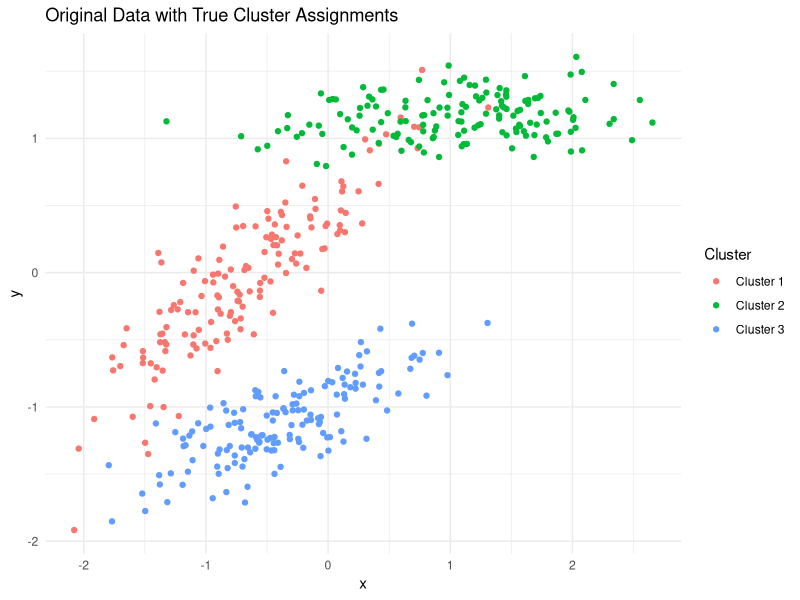
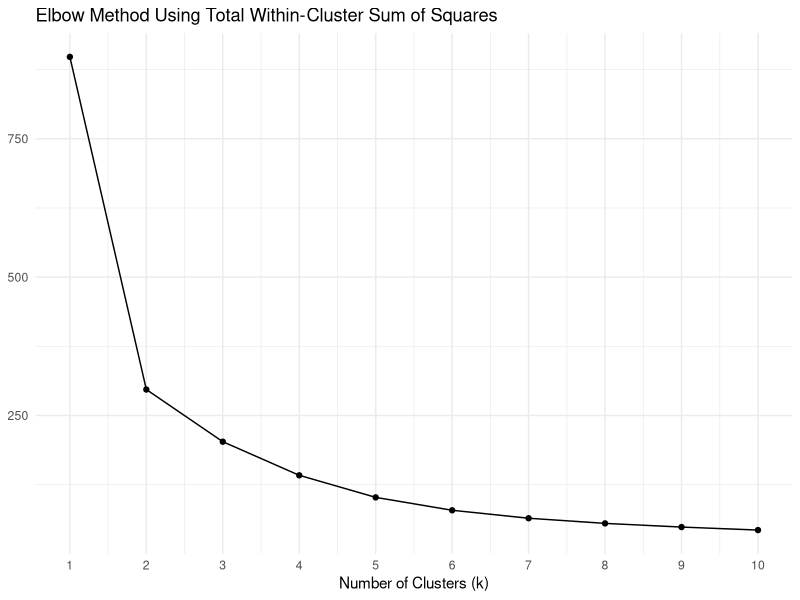
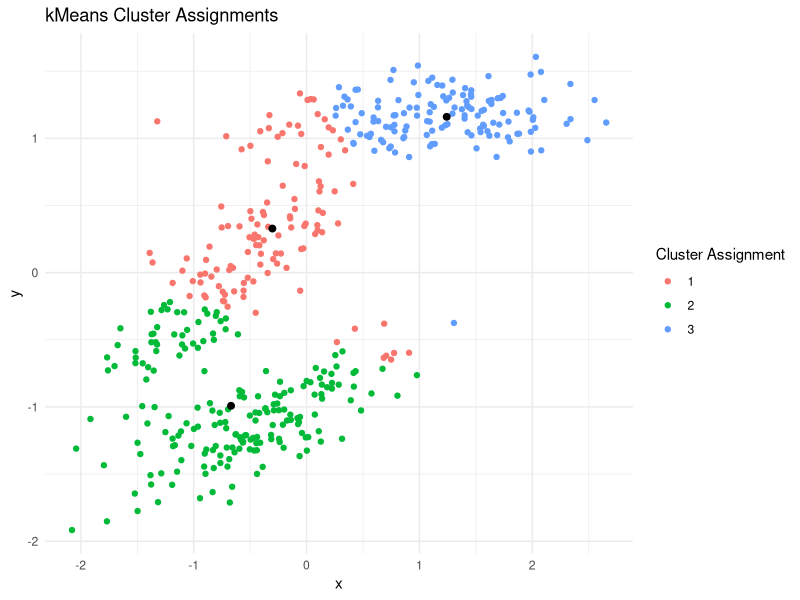

Write R code to recreate these figures, in order. (Note: this script raises an error after producing the figures.)
## ---- chunk 1
# library and seed
library(MASS)
library(tidyverse)
set.seed(590)

# number of observations per cluster
n <- 150

# generate points from mvnorm disb'n
sigma1 <- matrix(c(4, 3,
                   3, 3), nrow = 2)
cluster1 <- mvrnorm(n, 
                    mu = c(0, 0), 
                    Sigma = sigma1)

# generate points from mvnorm disb'n
sigma2 <- matrix(c(6, 0,
                   0, 0.25), nrow = 2)
cluster2 <- mvrnorm(n, 
                    mu = c(6, 4), 
                    Sigma = sigma2)

# generate points from mvnorm disb'n
sigma3 <- matrix(c(4, 1.5,
                   1.5, 1), nrow = 2)
cluster3 <- mvrnorm(n, mu = c(1, -3.5), 
                    Sigma = sigma3)

# join points to create data frame
df <- data.frame(
  x = c(cluster1[,1], cluster2[,1], cluster3[,1]),
  y = c(cluster1[,2], cluster2[,2], cluster3[,2]),
  cluster = factor(rep(c("Cluster 1", "Cluster 2", "Cluster 3"),
                       each = n)))

# scaling
df_scaled <- df
df_scaled[,c(1,2)] <- scale(df_scaled[,c(1,2)])

# plot data
ggplot(df_scaled, aes(x = x, y = y, color = cluster)) +
  geom_point() +
  theme_minimal() +
  labs(title = "Original Data with True Cluster Assignments",
       color = "Cluster")
## ---- chunk 2
# grab x and y cols from data frame
X <- as.matrix(df_scaled[, c("x", "y")])

# get wcss
wcss <- sapply(1:10, function(k) {
  kmeans(X, centers = k, nstart = 25)$tot.withinss})

# create data frame of wcss
elbow_df <- data.frame(
  k = 1:10,
  wcss = wcss)

# plot elbow method
elbow_df |>
  ggplot(aes(x = k, y = wcss)) +
  geom_point() +
  geom_line() +
  theme_minimal() +
  labs(title = "Elbow Method Using Total Within-Cluster Sum of Squares",
       x = "Number of Clusters (k)",
       y = NULL) +
  scale_x_continuous(breaks = 1:10)
## ---- chunk 3
# load datasets
nsdata <- read_csv(here::here("nsdata_updated.csv"))
nsdata1 <- read_csv(here::here("nsdata1_updated.csv"))

# num_subsamples = 100, subsample_prop = 0.8
nsdata

# num_subsamples = 100, subsample_prop = 0.9
nsdata1
## ---- chunk 4
# kmeans
km <- kmeans(df_scaled[,c(1,2)], centers = 3, nstart = 1)

# plot
ggplot(df_scaled) +
  geom_point(aes(x = x, 
                 y = y, 
                 color = factor(km$cluster))) +
  geom_point(data = data.frame(km$centers), aes(x = x, y = y), size = 2) +
  theme_minimal() +
  labs(title = "kMeans Cluster Assignments",
       color = "Cluster Assignment")
## ---- chunk 5
# data
df_mm <- df |>
  select(-cluster)

# mean matrix
mean_matrix1 <- mean_matrix(data = df_mm,
                           k = 3,
                           subsample_prop = 0.8,
                           num_subsamples = 10,
                           cluster_method = "kmeans")

# get contributions
contributions <- point_contribution(data = df_mm, 
                                    mean_matrix = mean_matrix1$score)

# plot data
ggplot(df_scaled, aes(x = x, y = y, color = contributions$singlePointContribution)) +
  scale_color_gradient(low = "darkblue", high = "red") +
  geom_point() +
  theme_minimal() +
  labs(title = "Original Data with Point Contribution",
       color = "Point Contribution")
## ---- chunk 6
# simulate mvn data
mvn_df <- simulate_mvn(n = 400, covariance = 0.4, desired_k = 3)

# plot
ggplot(mvn_df, aes(x = V1, y = V2)) +
  geom_point() +
  theme_minimal() +
  labs(x = "x",
       y = "y",
       title = "MVN Data")
## ---- chunk 7
# km
km1 <- kmeans(mvn_df, centers = 3, nstart = 1)

# plot
ggplot(mvn_df) +
  geom_point(aes(x = V1, 
                 y = V2, 
                 color = factor(km1$cluster))) +
  geom_point(data = data.frame(km1$centers), 
             aes(x = V1, y = V2), size = 2) +
  theme_minimal() +
  labs(title = "kMeans Cluster Assignments",
       color = "Cluster Assignment")
## ---- chunk 8
# mean matrix
mean_matrix_mvn <- mean_matrix(data = mvn_df,
                               k = 3,
                               subsample_prop = 0.8,
                               num_subsamples = 10,
                               cluster_method = "kmeans")

# get contributions
mvn_contributions <- point_contribution(data = mvn_df, 
                                         mean_matrix = mean_matrix_mvn$score)

# plot data
ggplot(mvn_df, aes(x = V1, y = V2, 
                   color = mvn_contributions$singlePointContribution)) +
  scale_color_gradient(low = "darkblue", high = "red") +
  geom_point() +
  theme_minimal() +
  labs(title = "Original Data with Point Contribution",
       color = "Point Contribution")
## ---- chunk 9
# grab x and y cols from data frame
X <- as.matrix(mvn_df[, c("V1", "V2")])

# get wcss
wcss_mvn <- sapply(1:10, function(k) {
  kmeans(X, centers = k, nstart = 25)$tot.withinss})

# create data frame of wcss
elbow_mvn_df <- data.frame(
  k = 1:10,
  wcss = wcss_mvn)

# plot elbow method
elbow_mvn_df |>
  ggplot(aes(x = k, y = wcss_mvn)) +
  geom_point() +
  geom_line() +
  theme_minimal() +
  labs(title = "Elbow Method Using Total Within-Cluster Sum of Squares",
       x = "Number of Clusters (k)",
       y = NULL) +
  scale_x_continuous(breaks = 1:10)
## ---- chunk 10
set.seed(590)

# drop na
penguins <- palmerpenguins::penguins |>
  drop_na()

# crab
penguins |>
  crab_cols(c("bill_length_mm", "flipper_length_mm")) |>
  crab_params(min_k = 2, max_k = 6, 
              num_subsamples = 15, subsample_prop = 0.85,
              cluster_method = "kmeans") |>
  crab_bake()

peng_ex <- penguins |>
  crab_prep() |>
  crab_cols(c("flipper_length_mm", "bill_length_mm")) |>
  crab_params(min_k = 2, max_k = 6, subsample_prop = 0.8,
              num_subsamples = 100, cluster_method = "kmeans") |>
  crab_bake()

write.csv(peng_ex, "peng_ex.csv", row.names = FALSE)
